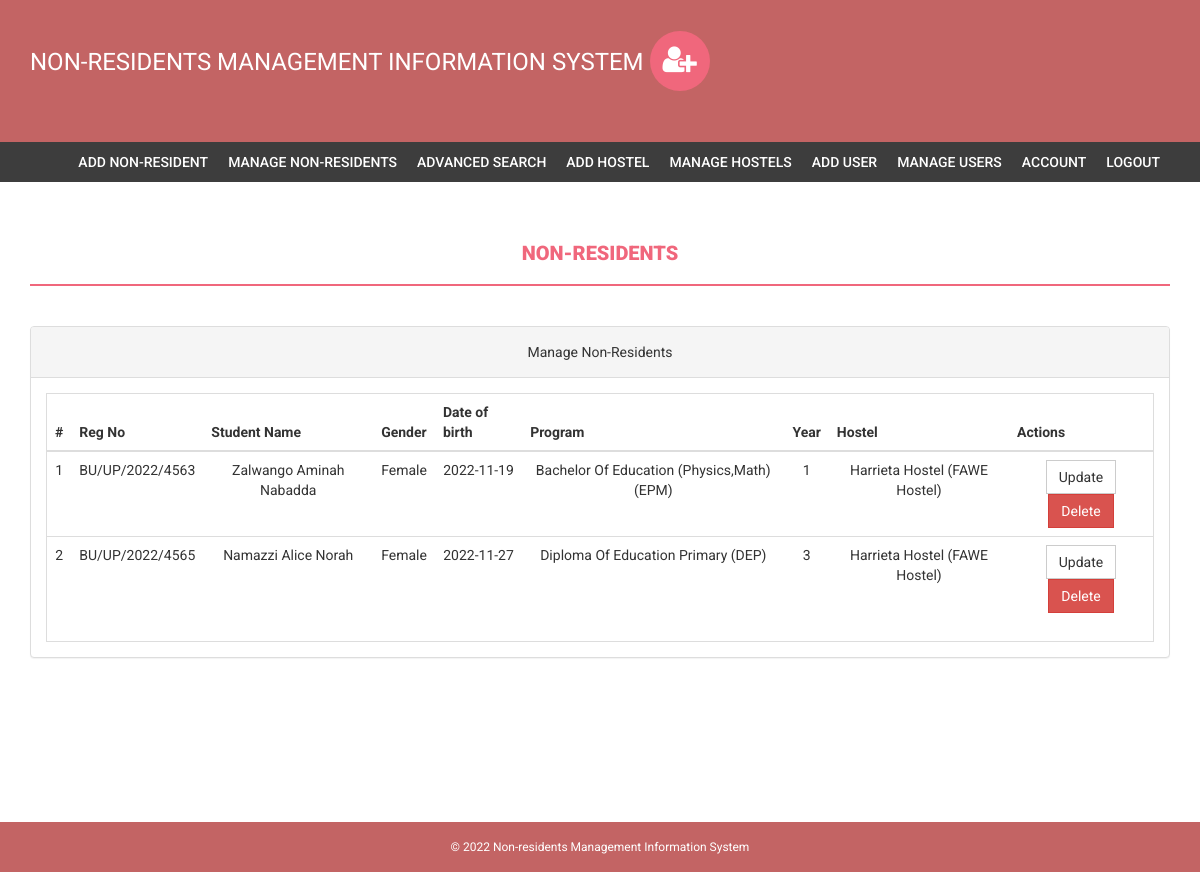
The app's page /admin/manage-students.php (signed in) with its own data.
### tables this page shows
CREATE TABLE `students` (
  `StudentName` varchar(150) NOT NULL,
  `RegNo` varchar(255) NOT NULL,
  `Gender` varchar(10) NOT NULL,
  `DOB` varchar(150) NOT NULL,
  `Program` varchar(150) NOT NULL,
  `year_of_study` varchar(20) NOT NULL,
  `Hostel` varchar(150) NOT NULL
);

### admin/manage-students.php (the view, shortened to what this page needs)
<?php
if(strlen($_SESSION['alogin'])==0)
{
header('location:index.php');
}
else{
?>
<!DOCTYPE html>
<html xmlns="http://www.w3.org/1999/xhtml">
<head>
<link href="assets/css/bootstrap.css" rel="stylesheet" />
<link href="assets/css/font-awesome.css" rel="stylesheet" />
<link href="assets/css/style.css" rel="stylesheet" />
</head>
<body>
<?php include('includes/header.php');?>
<?php if($_SESSION['alogin']!="")
{
include('includes/menubar.php');
}
?>
<div class="content-wrapper">
<div class="container">
<div class="row">
<div class="col-md-12">
<h1 class="page-head-line">Non-Residents  </h1>
</div>
</div>
<div class="row" >
<div class="col-md-12">
<div class="panel panel-default">
<div class="panel-heading">
Manage Non-Residents
</div>
<div class="panel-body">
<div class="table-responsive table-bordered">
<table class="table">
<thead>
<tr>
<th>#</th>
<th>Reg No </th>
<th>Student Name </th>
<th> Gender</th>
<th>Date of birth</th>
<th>Program</th>
<th>Year </th>
<th>Hostel </th>
<th>Actions </th>
</tr>
</thead>
<tbody>
<?php
$sql=mysqli_query($bd, "select * from students");
$cnt=1;
while($row=mysqli_fetch_array($sql))
{
?>
<tr>
<td><?php echo $cnt;?></td>
<td><?php echo htmlentities($row['RegNo']);?></td>
<td><?php echo htmlentities($row['StudentName']);?></td>
<td><?php echo htmlentities($row['Gender']);?></td>
<td><?php echo htmlentities($row['DOB']);?></td>
<td><?php echo htmlentities($row['Program']);?></td>
<td><?php echo htmlentities($row['year_of_study']);?></td>
<td><?php echo htmlentities($row['Hostel']);?></td>
<td>
<a href="update-student.php?id=<?php echo $row['RegNo']?>" onClick="return confirm('Are you sure you want to update?')">
<button type="submit" name="submit" id="submit" class="btn btn-default">Update</button>
</a>
<a href="manage-students.php?id=<?php echo $row['RegNo']?>&del=delete" onClick="return confirm('Are you sure you want to delete?')">
<button class="btn btn-danger">Delete</button>
</a>
</td>
</tr>
<?php
$cnt++;
} ?>
</tbody>
</table>
</div>
</div>
</div>
</div>
</div>
</div>
</div>
<?php include('includes/footer.php');?>
</body>
</html>
<?php } ?>

### admin/assets/css/style.css (style rules this page uses)
body { font-family: 'Roboto', sans-serif; line-height: 30px; }
.content-wrapper { margin-top: 40px; min-height: 600px; padding-bottom: 60px; }
.page-head-line { font-weight: 900; padding-bottom: 20px; border-bottom: 2px solid #F0677C; text-transform: uppercase; color: #F0677C; font-size: 20px; margin-bottom: 40px; }
.btn { border-radius: 0px; -webkit-border-radius: 0px; -moz-border-radius: 0px; }

### admin/includes/footer.php (style rules this page uses)
.col-md-12 { text-align: center; }

### records on screen
students: RegNo "BU/UP/2022/4563", StudentName "Zalwango Aminah Nabadda", Gender "Female", DOB "2022-11-19", Program "Bachelor Of Education (Physics,Math) (EPM)", year_of_study "1", Hostel "Harrieta Hostel (FAWE Hostel)"
students: RegNo "BU/UP/2022/4565", StudentName "Namazzi Alice Norah", Gender "Female", DOB "2022-11-27", Program "Diploma Of Education Primary (DEP)", year_of_study "3", Hostel "Harrieta Hostel (FAWE Hostel)"
